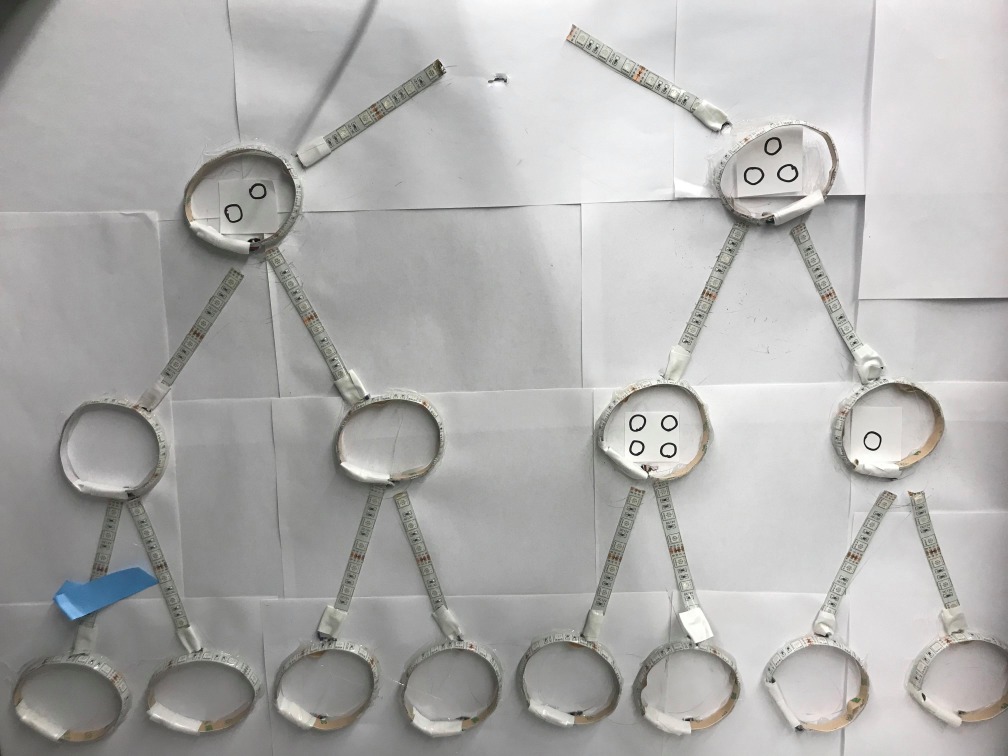
#> input picture newCircleTest2.jpg, 4032 x 3024 px (shown at 1/4 size)
$ python detect_circles_backup.py   (Python 2 division)   (older library calls are emulated)
#> lines starting #> are read from the running program, lines starting #| are printed output that depends on the picture
# import the necessary packages
import numpy as np
import argparse
import cv2

# [7 lines of commented-out code are left out]
filename = 'newCircleTest2.jpg'
W = 1000.
oriimg = cv2.imread(filename,cv2.CV_LOAD_IMAGE_COLOR)
#> oriimg is the input picture: shape (3024, 4032, 3); mean B, G, R 173.8, 175.1, 175.6
height, width, depth = oriimg.shape
#> height = 3024; width = 4032; depth = 3
imgScale = W/width
#> imgScale = 0.248
newX,newY = oriimg.shape[1]*imgScale, oriimg.shape[0]*imgScale
#> newX = 1000; newY = 750
image = cv2.resize(oriimg,(int(newX),int(newY)))
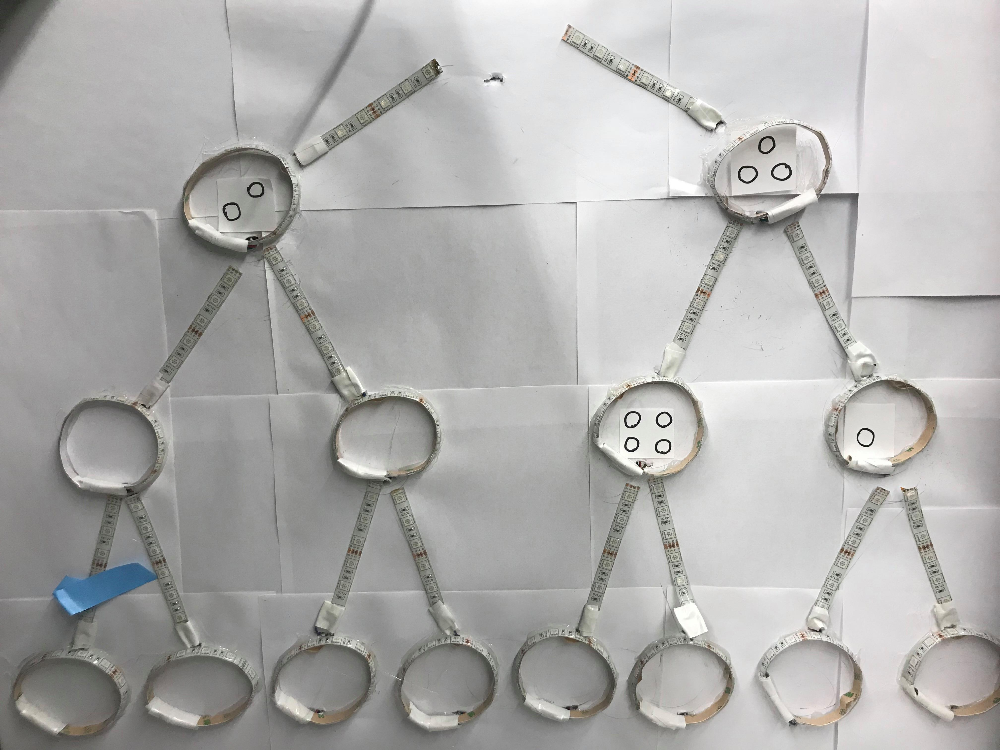
#> image: shape (750, 1000, 3); mean B, G, R 173.7, 175, 175.5
output = image.copy()
gray = cv2.cvtColor(image, cv2.COLOR_BGR2GRAY)

# detect circles in the image
circles = cv2.HoughCircles(gray, cv2.cv.CV_HOUGH_GRADIENT, 1.2, 200)#, maxRadius = 80) #, param1=128, minRadius=10, maxRadius=50)
#> circles = [[504.6, 432.6, 352], [101.4, 471, 262.4], [768.6, 592.2, 167.9], [520.2, 226.2, 201.1], [300.6, 582.6, 131.2], [784.2, 390.6, 196.3], [240.6, 196.2, 52.68], [781.8, 175.8, 52.44], [563.4, 675, 42.84]]
#
def max(x,y):
   if (x>y):
      return x
   else:
      return y

def sortFunction(r,x,y):
   return max(y-500, 0)**4+ r*r


def circle_helper(oriimg):
   W = 1000.
   height, width, depth = oriimg.shape
   imgScale = W/width
   newX,newY = oriimg.shape[1]*imgScale, oriimg.shape[0]*imgScale
   image = cv2.resize(oriimg,(int(newX),int(newY)))

   output = image.copy()
   gray = cv2.cvtColor(image, cv2.COLOR_BGR2GRAY)
   # detect circles in the image
   circles = cv2.HoughCircles(gray, cv2.cv.CV_HOUGH_GRADIENT, 2, 100, maxRadius = 100)#,  minRadius=0, maxRadius=20)
   # ensure at least some circles were found
   if circles is not None:
           # convert the (x, y) coordinates and radius of the circles to integers
           circles = np.round(circles[0, :]).astype("int")
           numCircles = len(circles)
           print "numCircles detected: ", numCircles
           # loop over the (x, y) coordinates and radius of the circles
           for (x, y, r) in circles:
                   # draw the circle in the output image, then draw a rectangle
                   # corresponding to the center of the circle
                     cv2.putText(output, str(r)+","+str(x)+","+str(y), (x,y),cv2.FONT_HERSHEY_SIMPLEX, .5, (255,0,0),2) #  Scalar(0,0,255,255), 2)
                     cv2.circle(output, (x, y), r, (0, 255, 0), 4)
                     cv2.rectangle(output, (x - 5, y - 5), (x + 5, y + 5), (0, 128, 255), -1)
                     cv2.rectangle(output, (x - r, y - r), (x + r, y + r), (0, 128, 255), 4)
           # [6 lines of commented-out code are left out]
           return numCircles
   else:
      print "no circles detected"
      return 0

#ensure at least some circles were found
if circles is not None:
	# convert the (x, y) coordinates and radius of the circles to integers
	circles = np.round(circles[0, :]).astype("int")
#> circles = [[505, 433, 352], [101, 471, 262], [769, 592, 168], [520, 226, 201], [301, 583, 131], [784, 391, 196], [241, 196, 53], [782, 176, 52], [563, 675, 43]]

	# loop over the (x, y) coordinates and radius of the circles
	radiusList = []
        for (x, y, r) in circles:
		# draw the circle in the output image, then draw a rectangle
		# corresponding to the center of the circle
                print "radius: ", r, ", x: ", x,", y:", y

                radiusList.append(sortFunction(r,x,y))
#> this loop made 9 passes
#| radius:  352 , x:  505 , y: 433
#| radius:  262 , x:  101 , y: 471
#| radius:  168 , x:  769 , y: 592
#| radius:  201 , x:  520 , y: 226
#| radius:  131 , x:  301 , y: 583
#| radius:  196 , x:  784 , y: 391
#| radius:  53 , x:  241 , y: 196
#| radius:  52 , x:  782 , y: 176
#> (further printed lines are left out)
#> after the loop, radiusList = [123904, 68644, 71667520, 40401, 47475482, 38416, 2809, 2704, 937892474]
		#cv2.circle(output, (x, y), r, (0, 255, 0), 4)
		#cv2.rectangle(output, (x - 5, y - 5), (x + 5, y + 5), (0, 128, 255), -1)
        radiusList.sort()
        print "circles master list: ", circles
#| circles master list:  [[505 433 352]
#|  [101 471 262]
#|  [769 592 168]
#|  [520 226 201]
#|  [301 583 131]
#|  [784 391 196]
#|  [241 196  53]
#|  [782 176  52]
#|  [563 675  43]]
        goodCircleList = []
 	for (x, y, r) in circles:
		# draw the circle in the output image, then draw a rectangle
		# corresponding to the center of the circle
                if (sortFunction(r,x,y)<=radiusList[5]):
		  cv2.putText(output, str(r)+","+str(x)+","+str(y), (x,y),cv2.FONT_HERSHEY_SIMPLEX, .5, (255,0,0),2) #  Scalar(0,0,255,255), 2)
                  cv2.circle(output, (x, y), r, (0, 255, 0), 4)
		  cv2.rectangle(output, (x - 5, y - 5), (x + 5, y + 5), (0, 128, 255), -1)
                  cv2.rectangle(output, (x - r, y - r), (x + r, y + r), (0, 128, 255), 4)
                  crop1 = image[ y-r:y+r, x-r:x+r]
#> (the run stopped early here; a loop or call above may not have finished)

$ run again, with images/circleTest.jpg copied over newCircleTest2.jpg
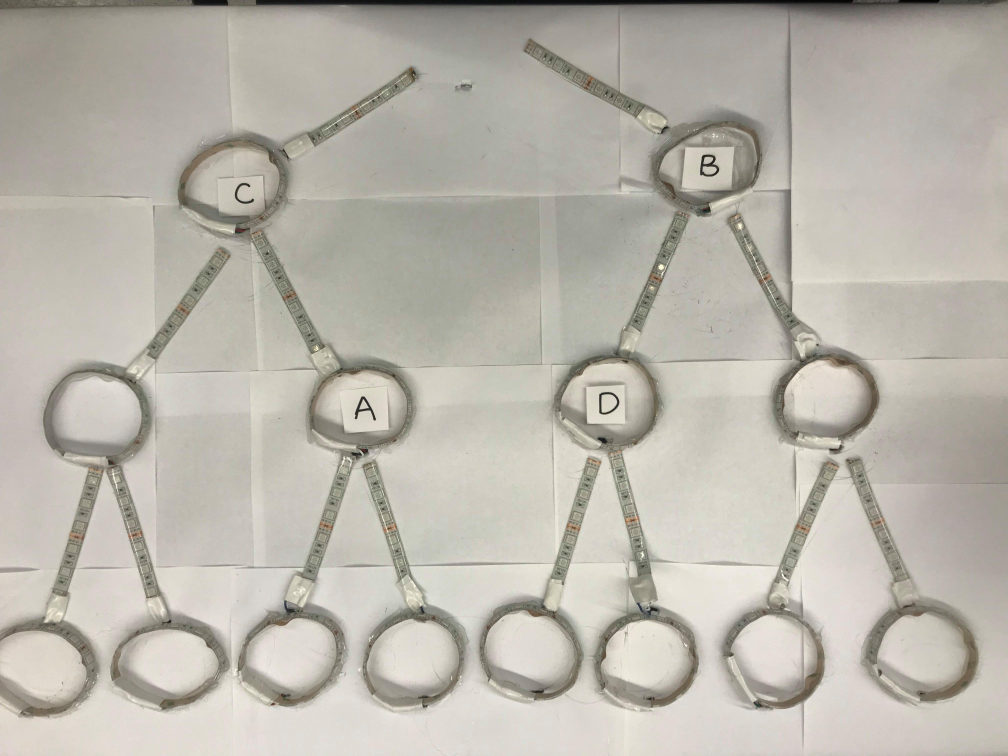
#> input picture images/circleTest.jpg, 4032 x 3024 px (shown at 1/4 size)
#> oriimg is the input picture: shape (3024, 4032, 3); mean B, G, R 171.3, 180.7, 184.9
#> `circles = cv2.HoughCircles(gray, cv2.cv.CV_HOUGH_GRADIENT, 1.2, 200)#,..`: circles = [[478.2, 384.6, 306.4], [718.2, 569.4, 165.2], [213, 517.8, 190.1], [455.4, 175.8, 212.3], [677.4, 328.2, 142.2], [912.6, 641.4, 49.68], [522.6, 643.8, 48.48], [231, 196.2, 55.68], [45, 663, 50.4]]
#> `circles = np.round(circles[0, :]).astype("int")`: circles = [[478, 385, 306], [718, 569, 165], [213, 518, 190], [455, 176, 212], [677, 328, 142], [913, 641, 50], [523, 644, 48], [231, 196, 56], [45, 663, 50]]
#> the loop `for (x, y, r) in circles:` made 9 passes
#> (printed output is left out)
#> after the loop `for (x, y, r) in circles:`: radiusList = [93636, 22694346, 141076, 44944, 20164, 395256661, 429984000, 3136, 705914261]
#| circles master list:  [[478 385 306]
#|  [718 569 165]
#|  [213 518 190]
#|  [455 176 212]
#|  [677 328 142]
#|  [913 641  50]
#> (further printed lines are left out)

$ run again, with newCircleTest4.jpg copied over newCircleTest2.jpg
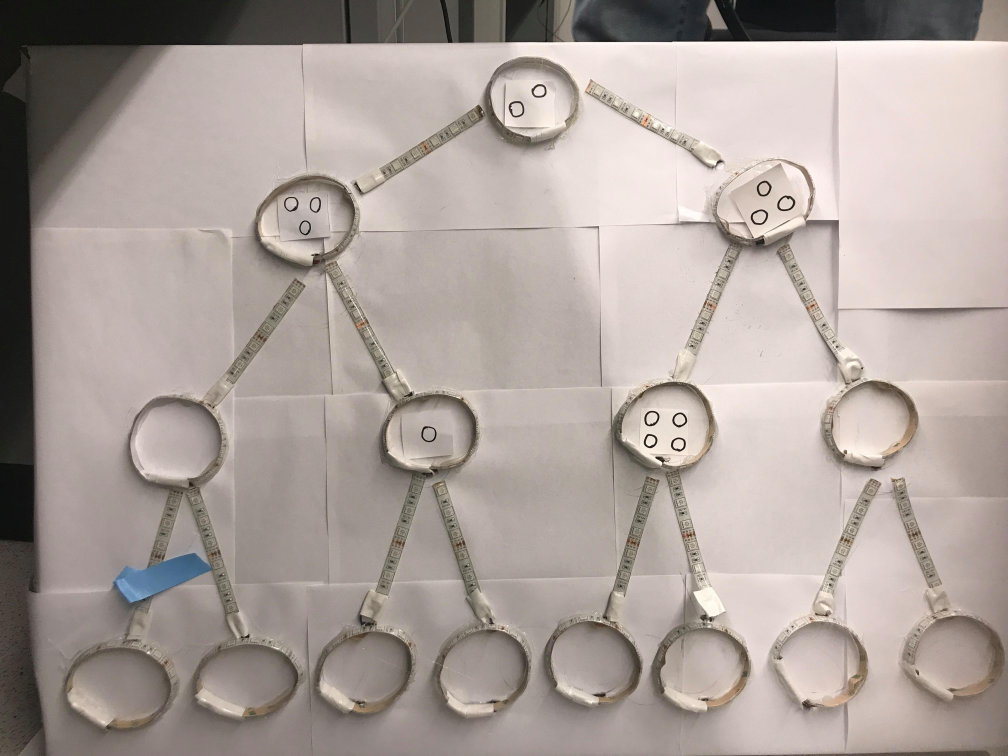
#> input picture newCircleTest4.jpg, 4032 x 3024 px (shown at 1/4 size)
#> oriimg is the input picture: shape (3024, 4032, 3); mean B, G, R 155, 160.1, 171
#> `circles = cv2.HoughCircles(gray, cv2.cv.CV_HOUGH_GRADIENT, 1.2, 200)#,..`: circles = [[525, 425.4, 331.7], [161.4, 467.4, 250.2], [535.8, 189, 225.7], [754.2, 521.4, 181], [339, 562.2, 125.8], [310.2, 234.6, 60.6], [589.8, 654.6, 43.08], [756.6, 197.4, 46.56], [120.6, 676.2, 48.6], [952.2, 652.2, 43.44]]
#> `circles = np.round(circles[0, :]).astype("int")`: circles = [[525, 425, 332], [161, 467, 250], [536, 189, 226], [754, 521, 181], [339, 562, 126], [310, 235, 61], [590, 655, 43], [757, 197, 47], [121, 676, 49], [952, 652, 43]]
#> the loop `for (x, y, r) in circles:` made 10 passes
#> (printed output is left out)
#> after the loop `for (x, y, r) in circles:`: radiusList = [110224, 62500, 51076, 227242, 14792212, 3721, 577202474, 2209, 959514977, 533796665]
#| circles master list:  [[525 425 332]
#|  [161 467 250]
#|  [536 189 226]
#|  [754 521 181]
#|  [339 562 126]
#|  [310 235  61]
#> (further printed lines are left out)
